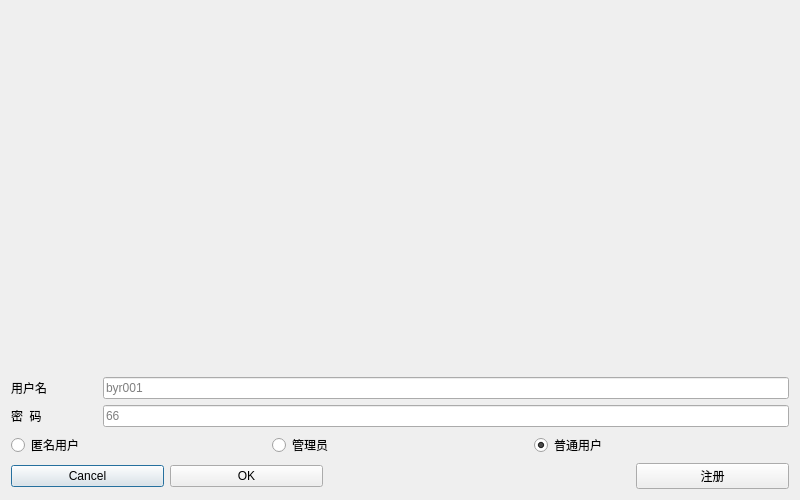
<?xml version="1.0" encoding="UTF-8"?>
<ui version="4.0">
 <class>EnterWin</class>
 <widget class="QDialog" name="EnterWin">
  <property name="geometry">
   <rect>
    <x>0</x>
    <y>0</y>
    <width>800</width>
    <height>500</height>
   </rect>
  </property>
  <property name="minimumSize">
   <size>
    <width>800</width>
    <height>500</height>
   </size>
  </property>
  <property name="windowTitle">
   <string>Dialog</string>
  </property>
  <layout class="QVBoxLayout" name="verticalLayout_2">
   <item>
    <widget class="QLabel" name="EnterPicture_label">
     <property name="styleSheet">
      <string notr="true">image: url(:/png/EnterWinPic.png);</string>
     </property>
     <property name="text">
      <string/>
     </property>
    </widget>
   </item>
   <item>
    <layout class="QVBoxLayout" name="verticalLayout">
     <item>
      <layout class="QHBoxLayout" name="horizontalLayout_3" stretch="1,8">
       <item>
        <widget class="QLabel" name="username_label">
         <property name="text">
          <string>用户名</string>
         </property>
        </widget>
       </item>
       <item>
        <widget class="QLineEdit" name="username_LE">
         <property name="placeholderText">
          <string>byr001</string>
         </property>
        </widget>
       </item>
      </layout>
     </item>
     <item>
      <layout class="QHBoxLayout" name="horizontalLayout_4" stretch="1,8">
       <item>
        <widget class="QLabel" name="password_label">
         <property name="text">
          <string>密  码</string>
         </property>
        </widget>
       </item>
       <item>
        <widget class="QLineEdit" name="password_LE">
         <property name="placeholderText">
          <string>66</string>
         </property>
        </widget>
       </item>
      </layout>
     </item>
     <item>
      <layout class="QHBoxLayout" name="horizontalLayout_2">
       <item>
        <widget class="QRadioButton" name="Anonymous_btn">
         <property name="text">
          <string>匿名用户</string>
         </property>
        </widget>
       </item>
       <item>
        <widget class="QRadioButton" name="Administractor_btn">
         <property name="text">
          <string>管理员</string>
         </property>
        </widget>
       </item>
       <item>
        <widget class="QRadioButton" name="User_btn">
         <property name="text">
          <string>普通用户</string>
         </property>
         <property name="checkable">
          <bool>true</bool>
         </property>
         <property name="checked">
          <bool>true</bool>
         </property>
        </widget>
       </item>
      </layout>
     </item>
     <item>
      <layout class="QHBoxLayout" name="horizontalLayout" stretch="1,1,2,1">
       <item>
        <widget class="QPushButton" name="Cancel_btn">
         <property name="text">
          <string>Cancel</string>
         </property>
        </widget>
       </item>
       <item>
        <widget class="QPushButton" name="OK_btn">
         <property name="text">
          <string>OK</string>
         </property>
        </widget>
       </item>
       <item>
        <spacer name="horizontalSpacer">
         <property name="orientation">
          <enum>Qt::Horizontal</enum>
         </property>
         <property name="sizeHint" stdset="0">
          <size>
           <width>40</width>
           <height>20</height>
          </size>
         </property>
        </spacer>
       </item>
       <item>
        <widget class="QPushButton" name="sign_in_btn">
         <property name="text">
          <string>注册</string>
         </property>
        </widget>
       </item>
      </layout>
     </item>
    </layout>
   </item>
  </layout>
 </widget>
 <resources/>
 <connections/>
</ui>
